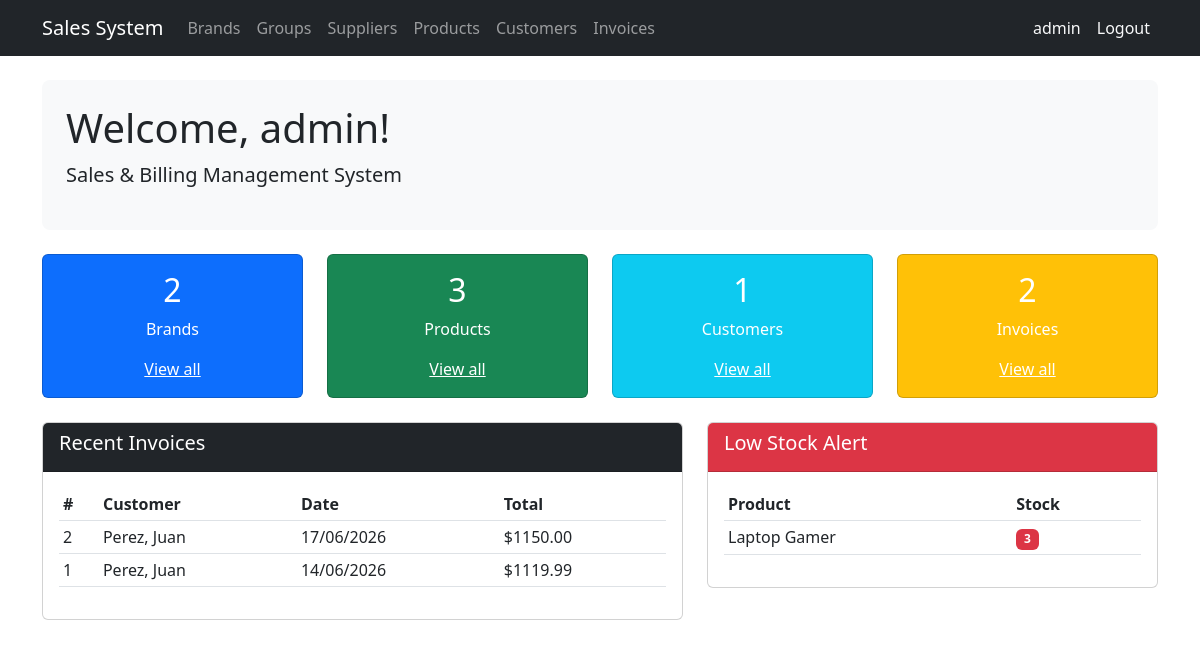
Before: / (signed in) with the older database file.
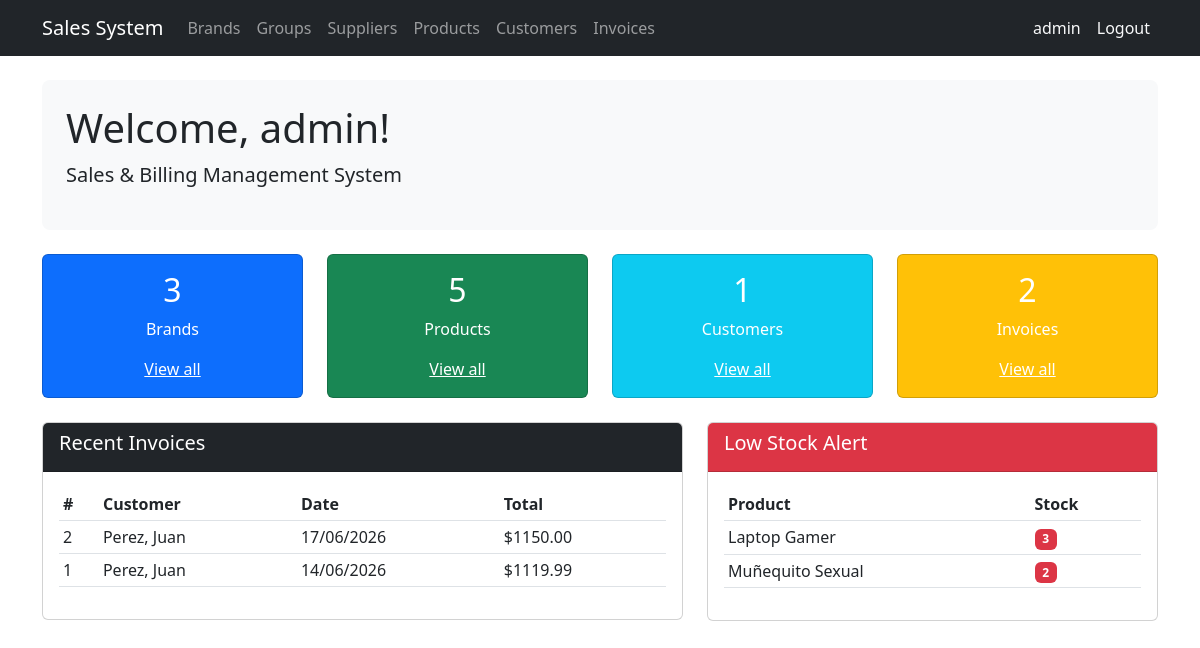
After: the same page with the newer database file.
### billing/models.py (models this page shows, shortened)
class Invoice(models.Model):
    customer = models.ForeignKey(Customer, on_delete=models.PROTECT, related_name='invoices')
    invoice_date = models.DateTimeField(auto_now_add=True)
    subtotal = models.DecimalField(max_digits=12, decimal_places=2, default=0)
    tax = models.DecimalField(max_digits=12, decimal_places=2, default=0)
    total = models.DecimalField(max_digits=12, decimal_places=2, default=0)
    is_active = models.BooleanField(default=True)
    class Meta: ordering = ['-invoice_date']

class Customer(models.Model):
    dni = models.CharField(
        max_length=13,
        unique=True,
        verbose_name='DNI/RUC',
        validators=[validate_cedula_ec]
    )
    first_name = models.CharField(max_length=100)
    last_name = models.CharField(max_length=100)
    email = models.EmailField(blank=True, null=True)
    phone = models.CharField(max_length=20, blank=True, null=True)
    address = models.TextField(blank=True, null=True)
    is_active = models.BooleanField(default=True)
    created_at = models.DateTimeField(auto_now_add=True)
    updated_at = models.DateTimeField(auto_now=True)
    class Meta:
        ordering = ['last_name', 'first_name']
    def __str__(self): return f'{self.last_name}, {self.first_name}'

class Product(models.Model):
    name = models.CharField(max_length=200, verbose_name='Product Name')
    description = models.TextField(blank=True, null=True)
    brand = models.ForeignKey(Brand, on_delete=models.PROTECT, related_name='products')
    group = models.ForeignKey(ProductGroup, on_delete=models.PROTECT, related_name='products')
    suppliers = models.ManyToManyField(Supplier, related_name='products', blank=True)
    unit_price = models.DecimalField(max_digits=12, decimal_places=2)
    stock = models.IntegerField(default=0)
    image = models.ImageField(upload_to='products/', blank=True, null=True, verbose_name='Image')
    is_active = models.BooleanField(default=True)
    created_at = models.DateTimeField(auto_now_add=True)
    updated_at = models.DateTimeField(auto_now=True)
    class Meta:
        verbose_name = 'Product'
        verbose_name_plural = 'Products'
        ordering = ['name']

### billing/views.py (the view)
# urls.py: path('', views.home, name='home'),
@login_required
def home(request):
    context = {
        'total_brands': Brand.objects.count(),
        'total_products': Product.objects.count(),
        'total_customers': Customer.objects.count(),
        'total_invoices': Invoice.objects.count(),
        'recent_invoices': Invoice.objects.all()[:5],
        'low_stock': Product.objects.filter(stock__lte=5, is_active=True),
    }
    return render(request, 'billing/home.html', context)

### billing/templates/billing/home.html (shortened to what this page needs)
{% extends 'billing/base.html' %}
{% block content %}
<div class="p-4 mb-4 bg-light rounded-3">
  <h1>Welcome, {{ user.first_name|default:user.username }}!</h1>
  <p class="lead">Sales & Billing Management System</p>
</div>
<div class="row mb-4">
  <div class="col-md-3">
    <div class="card text-white bg-primary">
      <div class="card-body text-center">
        <h2>{{ total_brands }}</h2>
        <p>Brands</p>
        <a href="{% url 'billing:brand_list' %}" class="text-white">View all</a>
      </div>
    </div>
  </div>
  <div class="col-md-3">
    <div class="card text-white bg-success">
      <div class="card-body text-center">
        <h2>{{ total_products }}</h2>
        <p>Products</p>
        <a href="{% url 'billing:product_list' %}" class="text-white">View all</a>
      </div>
    </div>
  </div>
  <div class="col-md-3">
    <div class="card text-white bg-info">
      <div class="card-body text-center">
        <h2>{{ total_customers }}</h2>
        <p>Customers</p>
        <a href="{% url 'billing:customer_list' %}" class="text-white">View all</a>
      </div>
    </div>
  </div>
  <div class="col-md-3">
    <div class="card text-white bg-warning">
      <div class="card-body text-center">
        <h2>{{ total_invoices }}</h2>
        <p>Invoices</p>
        <a href="{% url 'billing:invoice_list' %}" class="text-white">View all</a>
      </div>
    </div>
  </div>
</div>
<div class="row">
  <div class="col-md-7">
    <div class="card">
      <div class="card-header bg-dark text-white"><h5>Recent Invoices</h5></div>
      <div class="card-body">
        <table class="table table-sm">
          <thead><tr><th>#</th><th>Customer</th><th>Date</th><th>Total</th></tr></thead>
          <tbody>
            {% for inv in recent_invoices %}
            <tr>
              <td>{{ inv.id }}</td>
              <td>{{ inv.customer }}</td>
              <td>{{ inv.invoice_date|date:"d/m/Y" }}</td>
              <td>${{ inv.total }}</td>
            </tr>
            {% empty %}
            <tr><td colspan="4" class="text-center">No invoices yet.</td></tr>
            {% endfor %}
          </tbody>
        </table>
      </div>
    </div>
  </div>
  <div class="col-md-5">
    <div class="card">
      <div class="card-header bg-danger text-white"><h5>Low Stock Alert</h5></div>
      <div class="card-body">
        <table class="table table-sm">
          <thead><tr><th>Product</th><th>Stock</th></tr></thead>
          <tbody>
            {% for p in low_stock %}
            <tr><td>{{ p.name }}</td><td><span class="badge bg-danger">{{ p.stock }}</span></td></tr>
            {% empty %}
            <tr><td colspan="2" class="text-center text-success">All products have stock.</td></tr>
            {% endfor %}
          </tbody>
        </table>
      </div>
    </div>
  </div>
</div>
{% endblock %}

Changed rows visible on the page:
added Product: name "Muñequito Sexual", stock "2"
Other visible differences:
{{ total_brands }}: "2" → "3"
{{ total_products }}: "3" → "5"
